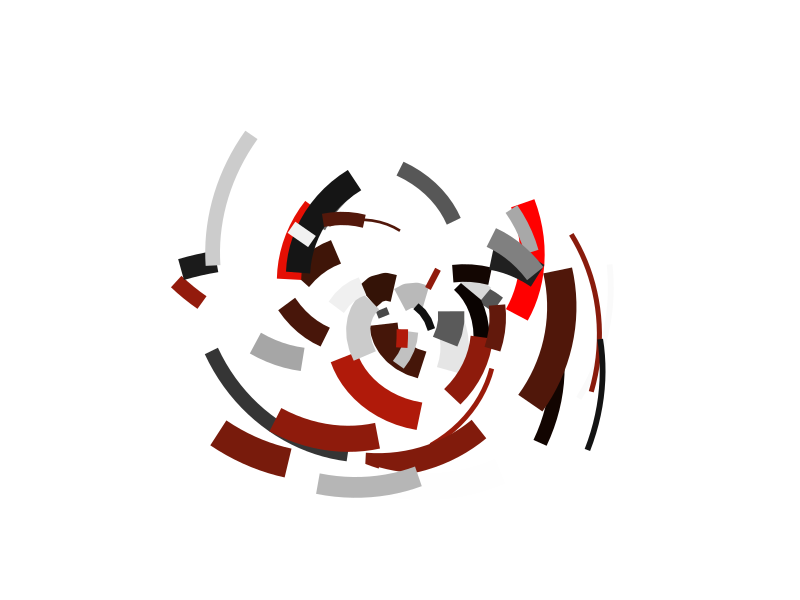
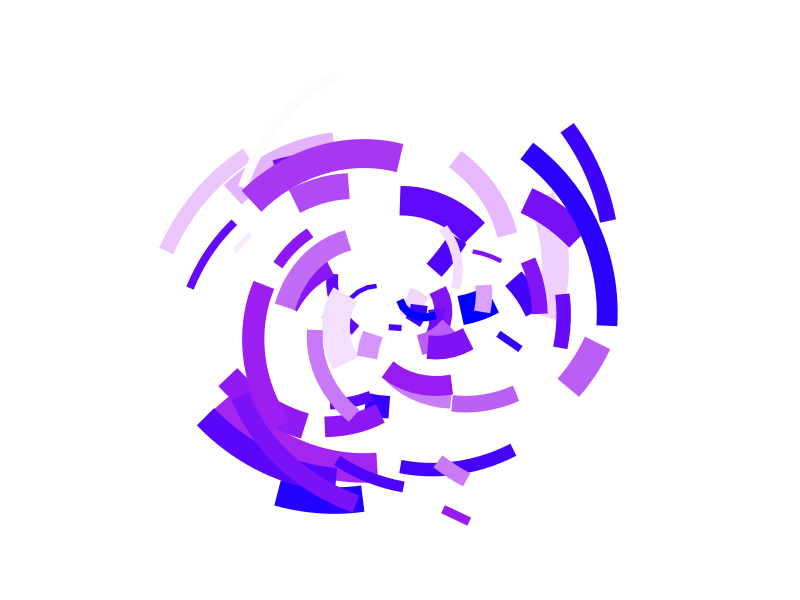
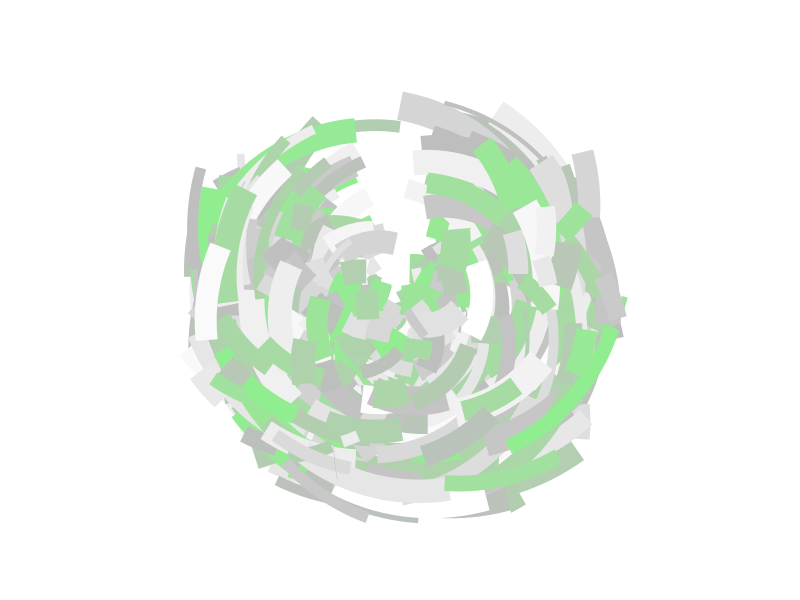
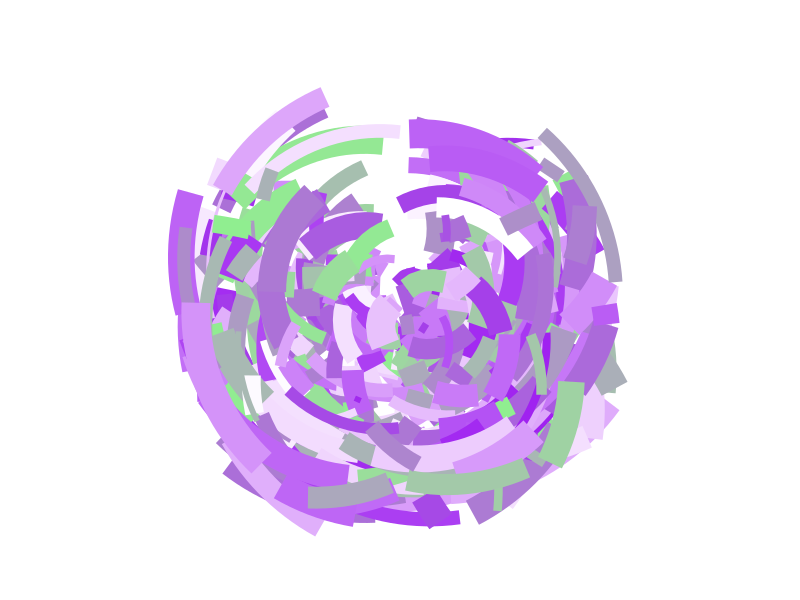

Generate these figures, in order, with R:
library(ggplot2)
library(tibble)

polar_art <- function(seed, n, palette) {
  
  # set the state of the random number generator
  set.seed(seed)
  
  # data frame containing random values for 
  # aesthetics we might want to use in the art
  dat <- tibble(
    x0 = runif(n),
    y0 = runif(n),
    x1 = x0 + runif(n, min = -.2, max = .2),
    y1 = y0 + runif(n, min = -.2, max = .2),
    shade = runif(n), 
    size = runif(n)
  )
  
  # plot segments in various colours, using 
  # polar coordinates and a gradient palette
  dat |> 
    ggplot(aes(
      x = x0,
      y = y0,
      xend = x1,
      yend = y1,
      colour = shade,
      size = size
    )) +
    geom_segment(show.legend = FALSE) +
    coord_polar() +
    scale_y_continuous(expand = c(0, 0)) +
    scale_x_continuous(expand = c(0, 0)) + 
    scale_colour_gradientn(colours = palette) + 
    scale_size(range = c(0, 10)) + 
    theme_void()
}

polar_art(
  seed = 2, 
  n = 50, 
  palette = c("red", "black", "white")
)

polar_art(
  seed = 5, #changing the seed creates a random generation of numbers
  n = 60, #creating 60 numbers
  palette = c("blue", "purple", "white") #changing the palette colors
)


polar_art(seed = 4, #creating a different random generation
          n = 800, #creating 800 numbers/elements
          palette = c("light green", "grey", "white")) #changing the palette colors


polar_art(seed = 4, #creating a different random generation
          n = 450, #creating 800 numbers/elements
          palette = c("light green", "purple", "white")) #changing the palette colors
